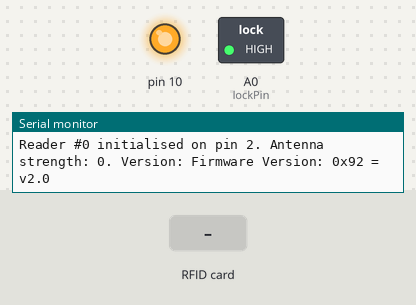
A sketch run on a simulated Arduino Uno, built with avr-gcc and run on an emulated ATmega328P. Shown: switched loads named in the sketch (green lamp = pin HIGH), output pins drawn as LEDs (lit = HIGH), the last lines printed to the serial monitor. The inputs (shaded band) are chosen by the test bench.

Above: at 0.1 s.
At 1.9 s:
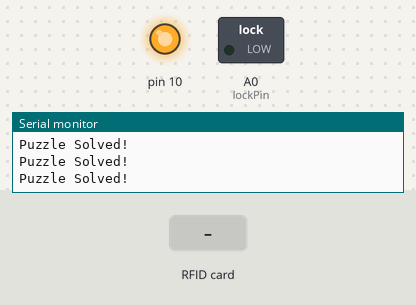
2.0 s: RFID card 3A CB BD 49 held to the reader
3.7 s: RFID card CA 76 75 64 held to the reader
5.4 s: RFID card 5E 7A 19 C4 held to the reader
Timing chart, 0 to 8.4 s (numbered marks = the images above; inputs shaded):
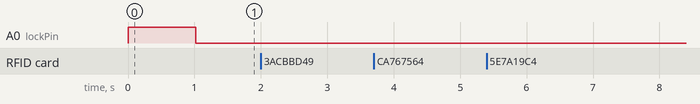

The sketch:

project.ino
```cpp
// DEFINES
#define DEBUG

// LIBRARIES
#include <SPI.h>
#include <MFRC522.h>

// GLOBALS
const byte numReaders = 4;
const byte sPins[] = {2, 3, 4, 5};
const byte resetPin = 8;
MFRC522 mfrc522[numReaders];

// Expected tag IDs for the correct solution
const String correctIDs[] = {"3acbbd49", "ca767564", "Заf4£763", "87e0£0a4"};
String currentIDs[numReaders];

const byte lockPin = A0;

void setup() {
#ifdef DEBUG
  Serial.begin(9600);
  Serial.println(F("Serial communication started"));
#endif

  pinMode(lockPin, OUTPUT);
  digitalWrite(lockPin, HIGH); // Lock engaged

  SPI.begin();

  for (uint8_t i = 0; i < numReaders; i++) {
    mfrc522[i].PCD_Init(sPins[i], resetPin);

    Serial.print(F("Reader #"));
    Serial.print(i);
    Serial.print(F(" initialised on pin "));
    Serial.print(String(sPins[i]));
    Serial.print(F(". Antenna strength: "));
    Serial.print(mfrc522[i].PCD_GetAntennaGain());
    Serial.print(F(". Version: "));
    mfrc522[i].PCD_DumpVersionToSerial();

    delay(100);
  }

  Serial.println(F("--- END SETUP ---"));
}

void loop() {
  boolean puzzleSolved = true;
  boolean changedValue = false;

  for (uint8_t i = 0; i < numReaders; i++) {
    mfrc522[i].PCD_Init();

    String readRFID = "";

    if (mfrc522[i].PICC_IsNewCardPresent() && mfrc522[i].PICC_ReadCardSerial()) {
      readRFID = dump_byte_array(mfrc522[i].uid.uidByte, mfrc522[i].uid.size);
    }

    if (readRFID != currentIDs[i]) {
      changedValue = true;
      currentIDs[i] = readRFID;

      if (currentIDs[i] != correctIDs[i]) {
        puzzleSolved = false;
      }

      mfrc522[i].PICC_HaltA();
      mfrc522[i].PCD_StopCrypto1();
    }
  }

  if (changedValue) {
    for (uint8_t i = 0; i < numReaders; i++) {
      Serial.print(F("Reader #"));
      Serial.print(String(i));
      Serial.print(F(" on Pin #"));
      Serial.print(String(sPins[i]));
      Serial.print(F(" detected tag: "));
      Serial.println(currentIDs[i]);
    }
    Serial.println(F("---"));
  }

  if (puzzleSolved) {
    onSolve();
  }

  // Optional: add delay if needed
  // delay(100);
}

void onSolve() {
#ifdef DEBUG
  Serial.println(F("Puzzle Solved!"));
#endif
  digitalWrite(lockPin, LOW); // Unlock
}

// Helper function to convert byte array to hex string
String dump_byte_array(byte *buffer, byte bufferSize) {
  String result = "";
  for (byte i = 0; i < bufferSize; i++) {
    if (buffer[i] < 0x10) result += "0";
    result += String(buffer[i], HEX);
  }
  return result;
}
```
